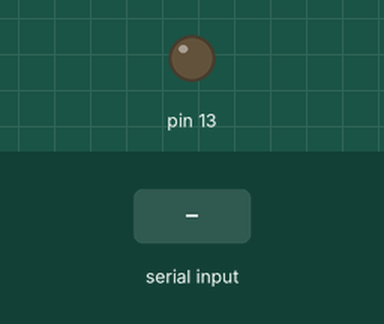
Bench run of a sketch on a simulated Arduino Uno, built with avr-gcc and run on an emulated ATmega328P. On the bench: output pins drawn as LEDs (lit = HIGH). The test bench sets the inputs (shaded band).

Above: at 1.2 s.
1.3 s: "1" received over Serial
At 2.5 s:
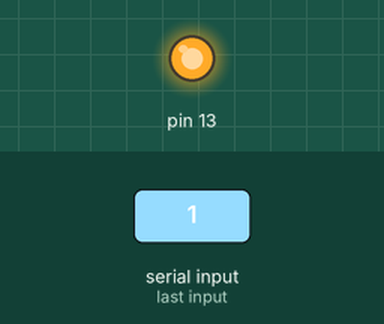
2.8 s: "0" received over Serial
At 3.7 s:
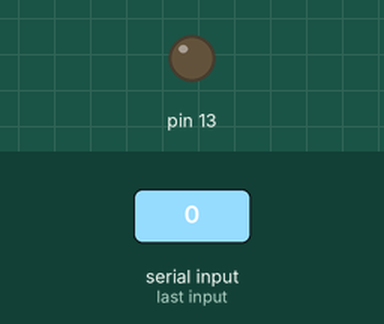
Timing chart, 0 to 5.8 s (numbered marks = the images above; inputs shaded):
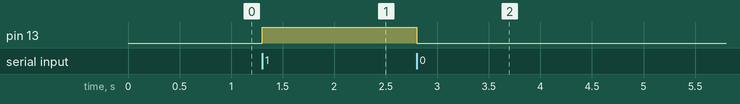

The sketch:

ex04_.ino
```cpp
void setup() {
  Serial.begin(9600); // Serial 통신의 속도를 설정
  pinMode(13,OUTPUT); // rgb다이오드에 연결한 포트 사용선언

}

void loop() {
  // Serial.println("hello");
  if(Serial.available()){ //Serial 통신이 가능한지 판단
    char txt=Serial.read(); // Serial이 사용자에게 입력받은 데이터를 char타입으로 txt변수에 저장
    if(txt=='1'){   // 만약 txt가  '1'과 같다면
      digitalWrite(13,1);   // 13번 핀에 연결된 rgb다이오드를 켜라
    }
    else if(txt=='0'){
      digitalWrite(13,0);
    }
  }
}
```

Measured:
- after the input at 1.3 s, pin 13: LOW → HIGH at once
- after the input at 2.8 s, pin 13: HIGH → LOW at once
